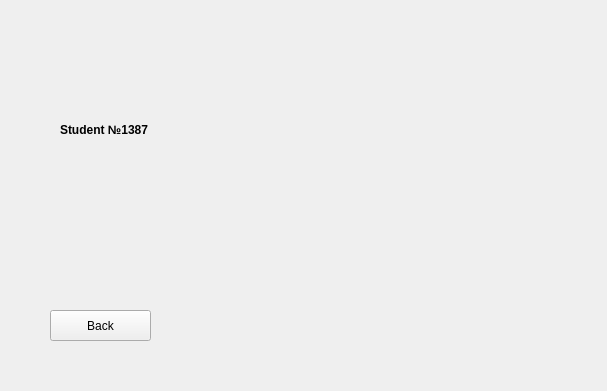
<?xml version="1.0" encoding="UTF-8"?>
<ui version="4.0">
 <class>AboutWindow</class>
 <widget class="QWidget" name="AboutWindow">
  <property name="windowModality">
   <enum>Qt::ApplicationModal</enum>
  </property>
  <property name="geometry">
   <rect>
    <x>0</x>
    <y>0</y>
    <width>607</width>
    <height>391</height>
   </rect>
  </property>
  <property name="sizePolicy">
   <sizepolicy hsizetype="Fixed" vsizetype="Fixed">
    <horstretch>0</horstretch>
    <verstretch>0</verstretch>
   </sizepolicy>
  </property>
  <property name="windowTitle">
   <string>Logo</string>
  </property>
  <widget class="QLabel" name="lblStuName">
   <property name="geometry">
    <rect>
     <x>60</x>
     <y>120</y>
     <width>113</width>
     <height>20</height>
    </rect>
   </property>
   <property name="font">
    <font>
     <bold>true</bold>
    </font>
   </property>
   <property name="text">
    <string>Student №1387</string>
   </property>
  </widget>
  <widget class="QPushButton" name="btnBack">
   <property name="geometry">
    <rect>
     <x>50</x>
     <y>310</y>
     <width>101</width>
     <height>31</height>
    </rect>
   </property>
   <property name="text">
    <string>Back</string>
   </property>
  </widget>
  <widget class="QWidget" name="verticalLayoutWidget">
   <property name="geometry">
    <rect>
     <x>310</x>
     <y>90</y>
     <width>201</width>
     <height>191</height>
    </rect>
   </property>
   <layout class="QVBoxLayout" name="layoutLogo"/>
  </widget>
 </widget>
 <resources/>
 <connections/>
</ui>
